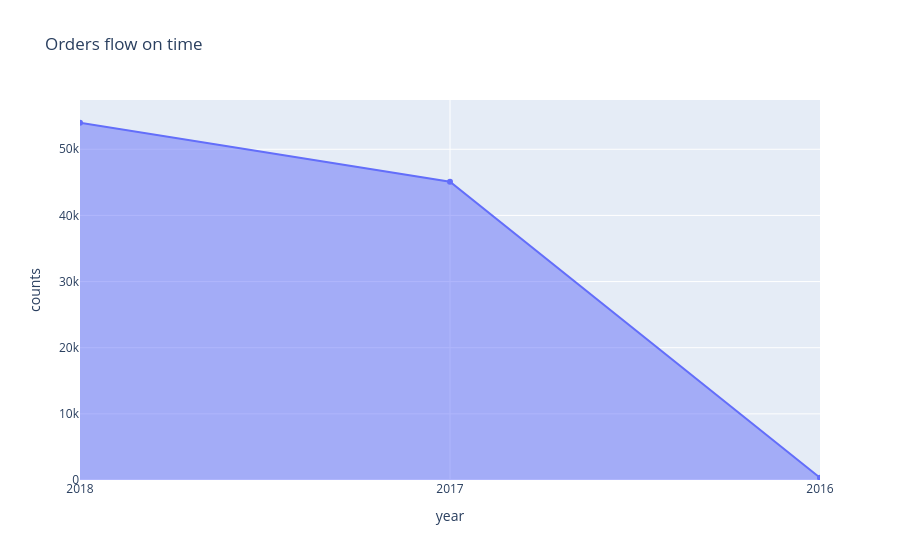

Here is the notebook cell this chart was saved with:
### Markdown cell above
# 5.Data Visualization

### Code cell
## Orders flow time(year)
orders_year['year']=orders_year['year'].astype(str)

fig=px.area(orders_year,
            markers=True,
           x='year',
           y='order_id',
           title='Orders flow on time',
           labels={'order_id': 'counts'})
fig.show()

### Figure 1 — Plotly figure (JSON) as saved in the notebook; plotly's stock layout.template omitted (floating-point values rounded to 4 significant figures)
{"data": [{"fillpattern": {"shape": ""}, "hovertemplate": "year=%{x}<br>counts=%{y}<extra></extra>", "legendgroup": "", "line": {"color": "#636efa"}, "marker": {"symbol": "circle"}, "mode": "lines+markers", "name": "", "orientation": "v", "showlegend": false, "stackgroup": "1", "type": "scatter", "x": ["2018", "2017", "2016"], "xaxis": "x", "y": [54011, 45101, 329], "yaxis": "y"}], "layout": {"legend": {"tracegroupgap": 0}, "title": {"text": "Orders flow on time"}, "xaxis": {"anchor": "y", "domain": [0, 1], "title": {"text": "year"}}, "yaxis": {"anchor": "x", "domain": [0, 1], "title": {"text": "counts"}}}}
